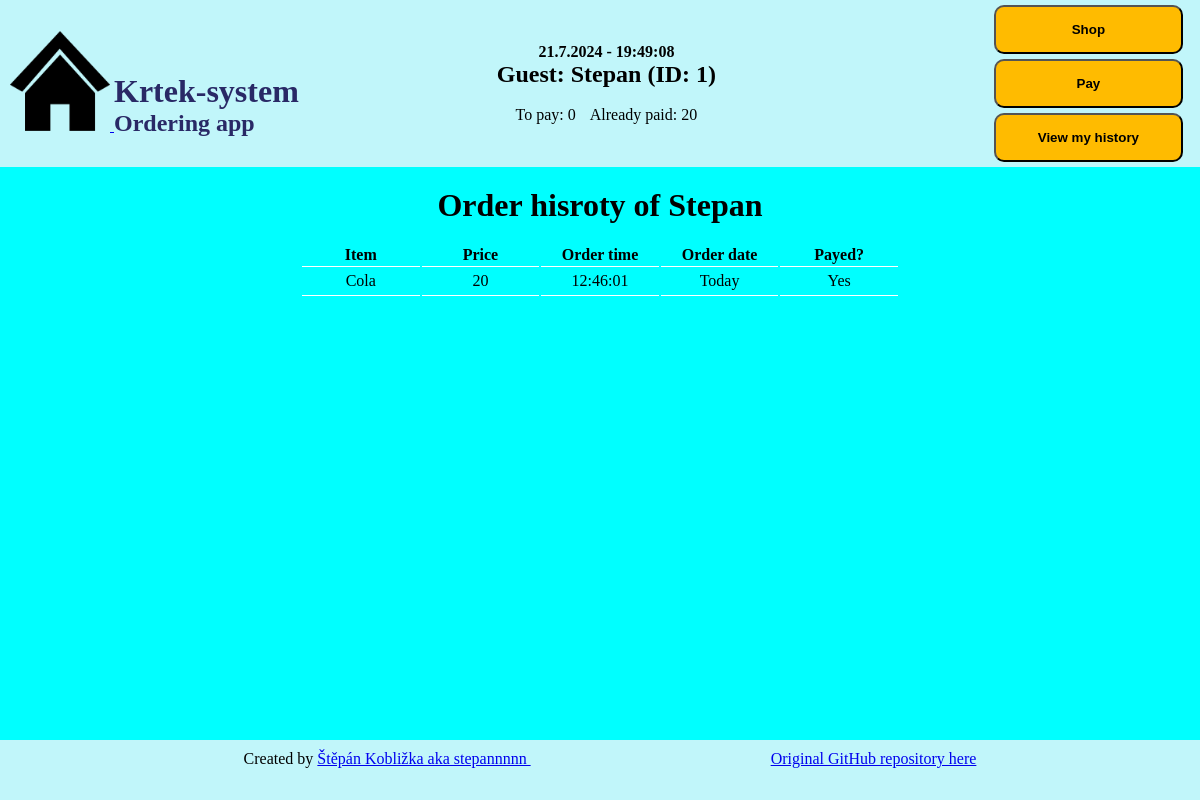
The app's page /1/history/, older data.
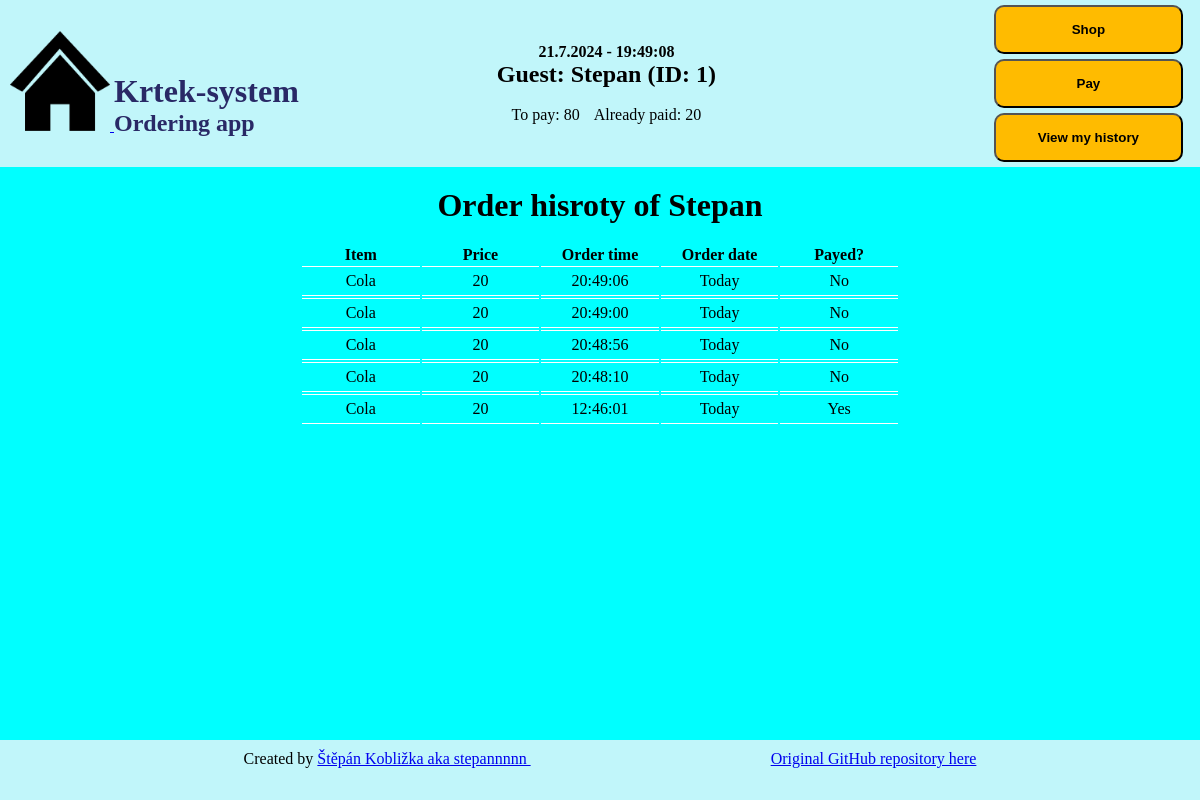
The same page, newer data.
### orders/models.py (models this page shows, shortened)
class Guest(models.Model):
    name = models.CharField(max_length=20)
    to_pay = models.DecimalField(max_digits=10, decimal_places=2, default=0)
    already_paid = models.DecimalField(max_digits=10, decimal_places=2, default=0)
    active = models.BooleanField()
    class Meta:
        ordering = ["name"]

class Orders(models.Model):
    guest = models.ForeignKey(Guest, on_delete=models.CASCADE)
    item = models.ForeignKey(Item, on_delete=models.CASCADE)
    quantity = models.PositiveIntegerField()
    total = models.DecimalField(max_digits=10, decimal_places=2)
    paid = models.BooleanField()
    time = models.DateTimeField("time of adding")
    def was_placed_today(self):
        return bool(self.time.date() == timezone.now().date())
    class Meta:
        verbose_name_plural = "Orders"

class Item(models.Model):
    name = models.CharField(max_length=100)
    price = models.DecimalField(max_digits=10, decimal_places=2)
    description = models.TextField(blank=True)
    available = models.BooleanField(default=True)

### orders/views.py (the view)
# urls.py: path("<int:pk>/history/", views.GuestHistoryView.as_view(), name="guest_history"),
class GuestHistoryView(generic.ListView):
    template_name = "orders/guest_history.html"
    context_object_name = "guest_history"
    def get_queryset(self):
        self.guest = Guest.objects.get(pk=self.kwargs['pk'])
        return Orders.objects.filter(guest=self.guest).order_by('-time')
    def get_context_data(self,**kwargs):
        context = super().get_context_data(**kwargs)
        context['guest'] = self.guest
        return context

### orders/templates/orders/guest_history.html
{% extends 'orders/base.html' %}
{% block content %}
<h1>Order hisroty of {{guest.name}}</h1>
<table class="historytable">
    <tr>
        <th>Item</th>
        <th>Price</th>
        <th>Order time</th>
        <th>Order date</th>
        <th>Payed?</th>
    </tr>
    {% for order in guest_history %}
    <tr>
        <td>{{order.item.name}}</td>
        <td>{{order.item.price|floatformat}}</td>
        <td>{{order.time|date:"H:i:s"}}</td>
        <td>{% if order.was_placed_today%} Today {%else%} {{order.time|date:"j.m.Y"}} {%endif%}</td>
        <td>{%if order.paid%}Yes{%else%}No{%endif%}</td>
    </tr>
    {% endfor %}
</table>
{% endblock %}

### orders/templates/orders/header.html (shortened to what this page needs)
{% load static %}
<!DOCTYPE html>
<header class="header">
    <div id="homebutton"><a href=" {% url 'orders:index' %}"><div>
        <img src="{% static 'orders/img/home-icon.png' %}">
    <div id="appname">
        <h1>Krtek-system</h1>
        <h2>Ordering app</h2>
    </div>
    </div></a></div>
    {% if guest %}
    <div id="guest">
        <h4 id="clock"></h4>
        <h2>Guest: {{guest.name}} (ID: {{guest.id}})</h2>
        <br>
        <p>To pay: {{guest.to_pay|floatformat}}</p>
        <p>Already paid: {{guest.already_paid|floatformat}}</p>
    </div>
        {% if request.resolver_match.url_name == 'guest_action' %}
            <nav style="visibility:hidden">
        {% else %}
            <nav>
        {% endif %}
                <ul>
                    <li><a href="{% url 'orders:choose_item' guest.id%}"><button>Shop</button></a></li>
                    <li><a href="{% url 'orders:pay' guest.id%}"><button>Pay</button></a></li>
                    <li><a href="{% url 'orders:guest_history' guest.id%}"><button>View my history</button></a></li>
                </ul>
            </nav>
    {% endif %}
</header>

Row changes from the older to the newer data that the page shows:
changed Guest "Stepan": to_pay "0" → "80"
added Orders: item.name "Cola", item.price "20", time "20:49:06", shows "Today", paid "No"
added Orders: item.name "Cola", item.price "20", time "20:49:00", shows "Today", paid "No"
added Orders: item.name "Cola", item.price "20", time "20:48:56", shows "Today", paid "No"
added Orders: item.name "Cola", item.price "20", time "20:48:10", shows "Today", paid "No"
